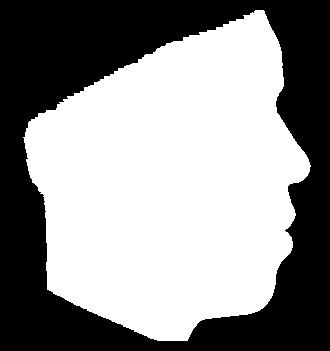
%> input picture chapter8/head_portrait.bmp, 330 x 351 px
$ octave boundaryTransform.m   (GNU Octave 9; MATLAB toolbox functions it lacks are replaced by stand-ins)
%> lines starting %> are read from the running program, lines starting %| are printed output that depends on the picture; in (x1, y1, x2, y2) boxes, pixels count from 0 and x2, y2 are one past the last pixel; in counts of white or black regions, pixels touching at a corner belong together; the program's own positions count from 1
I = imread('head_portrait.bmp');
%> I is the input picture: size 351x330 uint8; 56.6% white; 1 black region, box (x1, y1, x2, y2) and area: (0, 0, 330, 351) 50220
se = strel('square',3);
Ie = imerode(I,se);
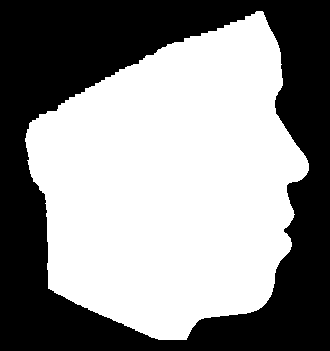
%> Ie: size 351x330 uint8; 55.5% white; 1 black region, box (x1, y1, x2, y2) and area: (0, 0, 330, 351) 51524
Iout = I - Ie;
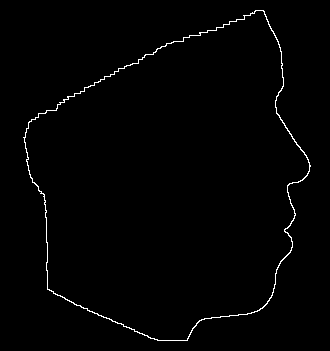
%> Iout: size 351x330 uint8; 1.1% white in thin lines or dots, all inside (x1, y1, x2, y2) = (23, 10, 311, 341)
figure;
subplot(1,2,1);
imshow(I);
subplot(1,2,2);
imshow(Iout);

$ run again, with chapter8/bw_bacteria.bmp copied over chapter8/head_portrait.bmp
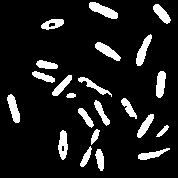
%> input picture chapter8/bw_bacteria.bmp, 178 x 178 px
%> I: size 178x178 logical; 11% white; 22 white regions, largest, box (x1, y1, x2, y2) and area: (89, 2, 118, 19) 255, (136, 34, 152, 66) 225, (95, 42, 121, 61) 216
%> `Ie = imerode(I,se);`:
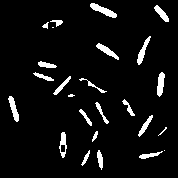
%> Ie: size 178x178 logical; 5.9% white; 25 white regions (4 under 20 px), largest, box (x1, y1, x2, y2) and area: (90, 3, 117, 18) 167, (157, 72, 165, 97) 136, (137, 36, 151, 65) 134
%> `Iout = I - Ie;`:
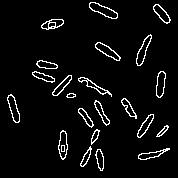
%> Iout: size 178x178 double; values 0 (black) and 1 (white), 5% white in thin lines or dots, all inside (x1, y1, x2, y2) = (7, 2, 171, 171)
